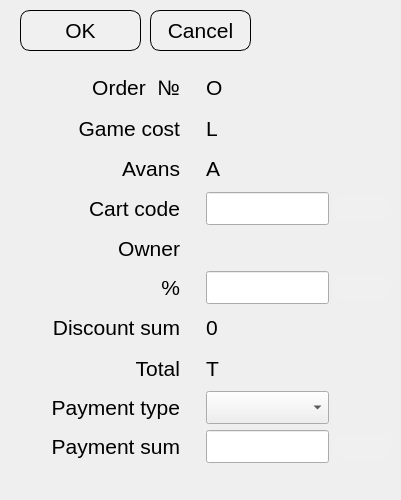
<?xml version="1.0" encoding="UTF-8"?>
<ui version="4.0">
 <class>Dialog</class>
 <widget class="QDialog" name="Dialog">
  <property name="geometry">
   <rect>
    <x>0</x>
    <y>0</y>
    <width>401</width>
    <height>500</height>
   </rect>
  </property>
  <property name="sizePolicy">
   <sizepolicy hsizetype="Fixed" vsizetype="Fixed">
    <horstretch>0</horstretch>
    <verstretch>0</verstretch>
   </sizepolicy>
  </property>
  <property name="minimumSize">
   <size>
    <width>300</width>
    <height>500</height>
   </size>
  </property>
  <property name="maximumSize">
   <size>
    <width>1600</width>
    <height>500</height>
   </size>
  </property>
  <property name="font">
   <font>
    <pointsize>20</pointsize>
   </font>
  </property>
  <property name="windowTitle">
   <string>Payment form</string>
  </property>
  <property name="styleSheet">
   <string notr="true">QPushButton{
background-color: rgb(240, 240, 240);
border-radius: 10%;
border-color: rgb(0, 0, 0);
border:1px solid
}
</string>
  </property>
  <widget class="QPushButton" name="pushButtonOK">
   <property name="geometry">
    <rect>
     <x>20</x>
     <y>10</y>
     <width>121</width>
     <height>41</height>
    </rect>
   </property>
   <property name="font">
    <font>
     <pointsize>16</pointsize>
    </font>
   </property>
   <property name="text">
    <string>OK</string>
   </property>
  </widget>
  <widget class="QPushButton" name="pushButtonCancel">
   <property name="geometry">
    <rect>
     <x>150</x>
     <y>10</y>
     <width>101</width>
     <height>41</height>
    </rect>
   </property>
   <property name="font">
    <font>
     <pointsize>16</pointsize>
    </font>
   </property>
   <property name="text">
    <string>Cancel</string>
   </property>
  </widget>
  <widget class="QWidget" name="gridLayoutWidget">
   <property name="geometry">
    <rect>
     <x>10</x>
     <y>70</y>
     <width>381</width>
     <height>393</height>
    </rect>
   </property>
   <layout class="QGridLayout" name="gridLayout" columnstretch="10,10,5,0" columnminimumwidth="10,10,5,0">
    <property name="sizeConstraint">
     <enum>QLayout::SetMinimumSize</enum>
    </property>
    <item row="7" column="2">
     <widget class="QLineEdit" name="cardPercent">
      <property name="font">
       <font>
        <pointsize>16</pointsize>
       </font>
      </property>
      <property name="inputMethodHints">
       <set>Qt::ImhDigitsOnly|Qt::ImhPreferNumbers</set>
      </property>
     </widget>
    </item>
    <item row="2" column="2">
     <widget class="QLabel" name="sumForGame">
      <property name="font">
       <font>
        <pointsize>16</pointsize>
       </font>
      </property>
      <property name="text">
       <string>L</string>
      </property>
     </widget>
    </item>
    <item row="5" column="0">
     <widget class="QLabel" name="label_6">
      <property name="font">
       <font>
        <pointsize>16</pointsize>
       </font>
      </property>
      <property name="text">
       <string>Cart code</string>
      </property>
      <property name="alignment">
       <set>Qt::AlignRight|Qt::AlignTrailing|Qt::AlignVCenter</set>
      </property>
     </widget>
    </item>
    <item row="6" column="0">
     <widget class="QLabel" name="label_8">
      <property name="font">
       <font>
        <pointsize>16</pointsize>
       </font>
      </property>
      <property name="text">
       <string>Owner</string>
      </property>
      <property name="alignment">
       <set>Qt::AlignRight|Qt::AlignTrailing|Qt::AlignVCenter</set>
      </property>
     </widget>
    </item>
    <item row="10" column="2">
     <widget class="QComboBox" name="paymentType">
      <property name="font">
       <font>
        <pointsize>16</pointsize>
       </font>
      </property>
     </widget>
    </item>
    <item row="11" column="2">
     <widget class="QLineEdit" name="inputSumm">
      <property name="font">
       <font>
        <pointsize>16</pointsize>
       </font>
      </property>
      <property name="inputMethodHints">
       <set>Qt::ImhDigitsOnly</set>
      </property>
     </widget>
    </item>
    <item row="10" column="0">
     <widget class="QLabel" name="label_3">
      <property name="font">
       <font>
        <pointsize>16</pointsize>
       </font>
      </property>
      <property name="layoutDirection">
       <enum>Qt::RightToLeft</enum>
      </property>
      <property name="text">
       <string>Payment type</string>
      </property>
      <property name="alignment">
       <set>Qt::AlignRight|Qt::AlignTrailing|Qt::AlignVCenter</set>
      </property>
     </widget>
    </item>
    <item row="6" column="2">
     <widget class="QLabel" name="onwerValue">
      <property name="font">
       <font>
        <pointsize>16</pointsize>
       </font>
      </property>
      <property name="text">
       <string/>
      </property>
     </widget>
    </item>
    <item row="9" column="0">
     <widget class="QLabel" name="label_4">
      <property name="font">
       <font>
        <pointsize>16</pointsize>
       </font>
      </property>
      <property name="layoutDirection">
       <enum>Qt::RightToLeft</enum>
      </property>
      <property name="text">
       <string>Total</string>
      </property>
      <property name="alignment">
       <set>Qt::AlignRight|Qt::AlignTrailing|Qt::AlignVCenter</set>
      </property>
     </widget>
    </item>
    <item row="0" column="2">
     <widget class="QLabel" name="paymentOrder">
      <property name="font">
       <font>
        <pointsize>16</pointsize>
       </font>
      </property>
      <property name="text">
       <string>O</string>
      </property>
     </widget>
    </item>
    <item row="0" column="0">
     <widget class="QLabel" name="label">
      <property name="maximumSize">
       <size>
        <width>170</width>
        <height>16777215</height>
       </size>
      </property>
      <property name="font">
       <font>
        <pointsize>16</pointsize>
       </font>
      </property>
      <property name="layoutDirection">
       <enum>Qt::RightToLeft</enum>
      </property>
      <property name="text">
       <string>Order  №</string>
      </property>
      <property name="alignment">
       <set>Qt::AlignRight|Qt::AlignTrailing|Qt::AlignVCenter</set>
      </property>
     </widget>
    </item>
    <item row="3" column="0">
     <widget class="QLabel" name="label_10">
      <property name="font">
       <font>
        <pointsize>16</pointsize>
       </font>
      </property>
      <property name="layoutDirection">
       <enum>Qt::RightToLeft</enum>
      </property>
      <property name="text">
       <string>Avans</string>
      </property>
      <property name="alignment">
       <set>Qt::AlignRight|Qt::AlignTrailing|Qt::AlignVCenter</set>
      </property>
     </widget>
    </item>
    <item row="8" column="2">
     <widget class="QLabel" name="dicountSumm">
      <property name="font">
       <font>
        <pointsize>16</pointsize>
       </font>
      </property>
      <property name="text">
       <string>0</string>
      </property>
     </widget>
    </item>
    <item row="8" column="0">
     <widget class="QLabel" name="label_9">
      <property name="font">
       <font>
        <pointsize>16</pointsize>
       </font>
      </property>
      <property name="layoutDirection">
       <enum>Qt::RightToLeft</enum>
      </property>
      <property name="text">
       <string>Discount sum</string>
      </property>
      <property name="alignment">
       <set>Qt::AlignRight|Qt::AlignTrailing|Qt::AlignVCenter</set>
      </property>
     </widget>
    </item>
    <item row="3" column="2">
     <widget class="QLabel" name="labelAvans">
      <property name="font">
       <font>
        <pointsize>16</pointsize>
       </font>
      </property>
      <property name="text">
       <string>A</string>
      </property>
     </widget>
    </item>
    <item row="9" column="2">
     <widget class="QLabel" name="labelTotal">
      <property name="font">
       <font>
        <pointsize>16</pointsize>
       </font>
      </property>
      <property name="text">
       <string>T</string>
      </property>
     </widget>
    </item>
    <item row="5" column="2">
     <widget class="QLineEdit" name="cardCode">
      <property name="font">
       <font>
        <pointsize>16</pointsize>
       </font>
      </property>
      <property name="inputMethodHints">
       <set>Qt::ImhDigitsOnly|Qt::ImhPreferNumbers</set>
      </property>
     </widget>
    </item>
    <item row="2" column="0">
     <widget class="QLabel" name="label_2">
      <property name="font">
       <font>
        <pointsize>16</pointsize>
       </font>
      </property>
      <property name="layoutDirection">
       <enum>Qt::RightToLeft</enum>
      </property>
      <property name="text">
       <string>Game cost</string>
      </property>
      <property name="alignment">
       <set>Qt::AlignRight|Qt::AlignTrailing|Qt::AlignVCenter</set>
      </property>
     </widget>
    </item>
    <item row="11" column="0">
     <widget class="QLabel" name="label_5">
      <property name="font">
       <font>
        <pointsize>16</pointsize>
       </font>
      </property>
      <property name="text">
       <string>Payment sum</string>
      </property>
      <property name="alignment">
       <set>Qt::AlignRight|Qt::AlignTrailing|Qt::AlignVCenter</set>
      </property>
     </widget>
    </item>
    <item row="5" column="3">
     <widget class="QPushButton" name="focusCardCode">
      <property name="minimumSize">
       <size>
        <width>50</width>
        <height>0</height>
       </size>
      </property>
      <property name="font">
       <font>
        <pointsize>16</pointsize>
       </font>
      </property>
      <property name="styleSheet">
       <string notr="true">border:none</string>
      </property>
      <property name="text">
       <string/>
      </property>
      <property name="icon">
       <iconset>
        <normaloff>images/calculator.png</normaloff>images/calculator.png</iconset>
      </property>
      <property name="iconSize">
       <size>
        <width>50</width>
        <height>50</height>
       </size>
      </property>
     </widget>
    </item>
    <item row="7" column="0">
     <widget class="QLabel" name="label_7">
      <property name="font">
       <font>
        <pointsize>16</pointsize>
       </font>
      </property>
      <property name="text">
       <string>%</string>
      </property>
      <property name="alignment">
       <set>Qt::AlignRight|Qt::AlignTrailing|Qt::AlignVCenter</set>
      </property>
     </widget>
    </item>
    <item row="7" column="3">
     <widget class="QPushButton" name="focusCardPercent">
      <property name="font">
       <font>
        <pointsize>16</pointsize>
       </font>
      </property>
      <property name="styleSheet">
       <string notr="true">border:none</string>
      </property>
      <property name="text">
       <string/>
      </property>
      <property name="icon">
       <iconset>
        <normaloff>images/calculator.png</normaloff>images/calculator.png</iconset>
      </property>
      <property name="iconSize">
       <size>
        <width>60</width>
        <height>50</height>
       </size>
      </property>
     </widget>
    </item>
    <item row="11" column="3">
     <widget class="QPushButton" name="focusSumTotal">
      <property name="font">
       <font>
        <pointsize>16</pointsize>
       </font>
      </property>
      <property name="styleSheet">
       <string notr="true">border:none</string>
      </property>
      <property name="text">
       <string/>
      </property>
      <property name="icon">
       <iconset>
        <normaloff>images/calculator.png</normaloff>images/calculator.png</iconset>
      </property>
      <property name="iconSize">
       <size>
        <width>50</width>
        <height>50</height>
       </size>
      </property>
     </widget>
    </item>
    <item row="0" column="1">
     <spacer name="horizontalSpacer">
      <property name="orientation">
       <enum>Qt::Horizontal</enum>
      </property>
      <property name="sizeType">
       <enum>QSizePolicy::Fixed</enum>
      </property>
      <property name="sizeHint" stdset="0">
       <size>
        <width>20</width>
        <height>20</height>
       </size>
      </property>
     </spacer>
    </item>
   </layout>
  </widget>
 </widget>
 <tabstops>
  <tabstop>pushButtonOK</tabstop>
  <tabstop>pushButtonCancel</tabstop>
 </tabstops>
 <resources/>
 <connections>
  <connection>
   <sender>pushButtonCancel</sender>
   <signal>clicked()</signal>
   <receiver>Dialog</receiver>
   <slot>reject()</slot>
   <hints>
    <hint type="sourcelabel">
     <x>200</x>
     <y>20</y>
    </hint>
    <hint type="destinationlabel">
     <x>174</x>
     <y>249</y>
    </hint>
   </hints>
  </connection>
 </connections>
</ui>
